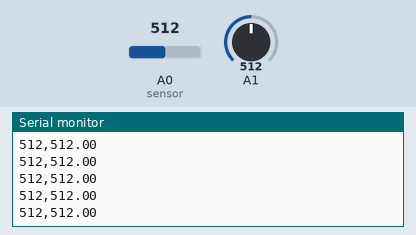
Recording of a sketch running on a simulated Arduino Uno, built with avr-gcc and run on an emulated ATmega328P. Shown: the last lines printed to the serial monitor. The test bench sets the inputs (shaded band); at power-on: A0 (sensor) = 512, A1 = 512.

Above: at 1.2 s.
1.3 s: A0 (sensor) set to 1023
At 1.9 s:
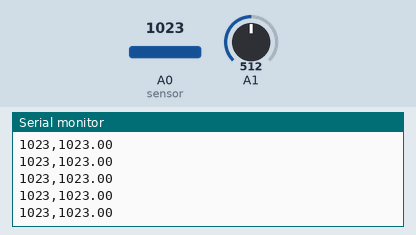
4.3 s: A0 (sensor) set to 983
At 4.8 s:
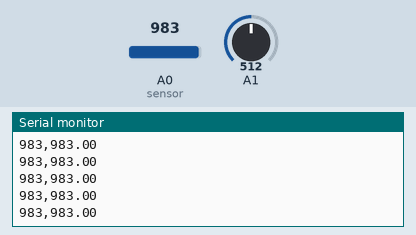
Timing chart, 0 to 7.3 s (numbered marks = the images above; inputs shaded):
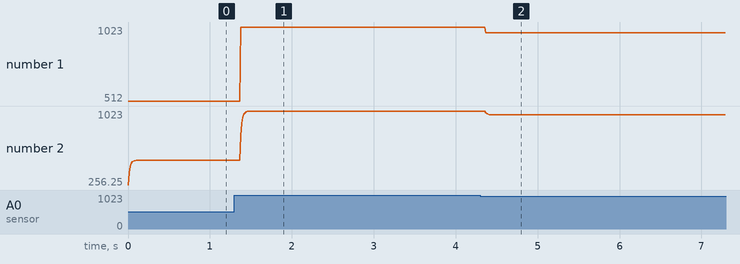

The sketch:

WeightedAverage.ino
```cpp
/*
  Weighted average on an analog sensor
  Uses a trimmer pot on A1 to set the weighting,
  but in a real-world application, you'd likely use other factors

  Based on an idea from   David Schultz, at
  http://home.earthlink.net/~david.schultz/rnd/2002/KalmanApogee.pdf

  created 17 Oct 2005
  refactored 20 Feb 2017
  by Tom Igoe
 */
float lastEstimate = 0;     // last estimate of the reading
float currentEstimate = 0;  // current estimate

void setup() {
  Serial.begin(9600);       // initialize serial
}

void loop() {
  int sensorValue = analogRead(A0);       // read the sensor
  delay(1);                               // delay to let ADC stabilize
  float weight = analogRead(A1) / 1023.0; // weight from 0 to 1
  // filter the sensor's result:
  float currentEstimate = (sensorValue * weight) + (lastEstimate * (1 - weight));

  Serial.print(sensorValue);          // print the unfiltered value
  Serial.print(",");                  // print a comma
  Serial.println(currentEstimate);    // print the current estimate
  lastEstimate = currentEstimate;     // save the current estimate for next time
}
```

Measured:
- after the input at 1.3 s, the serial monitor: prints a new line after 0.07 s (image 1)
- after the input at 4.3 s, the serial monitor: prints a new line after 0.07 s (image 2)
- plotted number 1: 512 → 1023 after the input at 1.3 s, 1023 → 983 after the input at 4.3 s
- plotted number 2: 512 → 1023 after the input at 1.3 s, 1023 → 983 after the input at 4.3 s
